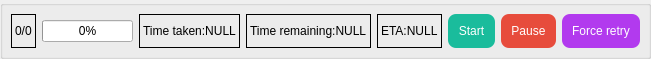
          <widget class="QGroupBox" name="groupBox_Progress">
           <property name="sizePolicy">
            <sizepolicy hsizetype="Preferred" vsizetype="Fixed">
             <horstretch>0</horstretch>
             <verstretch>0</verstretch>
            </sizepolicy>
           </property>
           <property name="minimumSize">
            <size>
             <width>0</width>
             <height>0</height>
            </size>
           </property>
           <property name="maximumSize">
            <size>
             <width>16777215</width>
             <height>55</height>
            </size>
           </property>
           <property name="title">
            <string/>
           </property>
           <layout class="QGridLayout" name="gridLayout_11">
            <property name="leftMargin">
             <number>8</number>
            </property>
            <property name="topMargin">
             <number>8</number>
            </property>
            <property name="rightMargin">
             <number>8</number>
            </property>
            <property name="bottomMargin">
             <number>8</number>
            </property>
            <item row="0" column="5">
             <widget class="QPushButton" name="pushButton_Start">
              <property name="sizePolicy">
               <sizepolicy hsizetype="Fixed" vsizetype="Fixed">
                <horstretch>0</horstretch>
                <verstretch>0</verstretch>
               </sizepolicy>
              </property>
              <property name="minimumSize">
               <size>
                <width>0</width>
                <height>0</height>
               </size>
              </property>
              <property name="maximumSize">
               <size>
                <width>16777215</width>
                <height>16777215</height>
               </size>
              </property>
              <property name="toolTip">
               <string/>
              </property>
              <property name="styleSheet">
               <string notr="true">QPushButton{
background-color: rgb(26, 188, 156);
color: rgb(255, 255, 255);
border-style:outset;
border-radius:8px;
padding:10px;
}
QPushButton:hover{
background-color: rgb(29, 214, 177);
color: rgb(255, 255, 255);
border-style:outset;
border-radius:8px;
padding:10px;
}
QPushButton:pressed{
background-color: rgb(23, 173, 143);
color: rgb(255, 255, 255);
border-style:outset;
border-radius:8px;
padding:10px;
}
QPushButton:disabled{
background-color: rgb(166, 166, 166);
color: rgb(255, 255, 255);
border-style:outset;
border-radius:8px;
padding:10px;
}</string>
              </property>
              <property name="text">
               <string>Start</string>
              </property>
              <property name="icon">
               <iconset resource="icon.qrc">
                <normaloff>:/new/prefix1/icon/icon_main.png</normaloff>:/new/prefix1/icon/icon_main.png</iconset>
              </property>
              <property name="iconSize">
               <size>
                <width>25</width>
                <height>25</height>
               </size>
              </property>
             </widget>
            </item>
            <item row="0" column="1">
             <widget class="QProgressBar" name="progressBar">
              <property name="value">
               <number>0</number>
              </property>
              <property name="format">
               <string notr="true">%p%</string>
              </property>
             </widget>
            </item>
            <item row="0" column="4">
             <widget class="QLabel" name="label_ETA">
              <property name="sizePolicy">
               <sizepolicy hsizetype="Fixed" vsizetype="Preferred">
                <horstretch>0</horstretch>
                <verstretch>0</verstretch>
               </sizepolicy>
              </property>
              <property name="frameShape">
               <enum>QFrame::Box</enum>
              </property>
              <property name="lineWidth">
               <number>1</number>
              </property>
              <property name="text">
               <string>ETA:NULL</string>
              </property>
             </widget>
            </item>
            <item row="0" column="0">
             <widget class="QLabel" name="label_progressBar_filenum">
              <property name="sizePolicy">
               <sizepolicy hsizetype="Fixed" vsizetype="Preferred">
                <horstretch>0</horstretch>
                <verstretch>0</verstretch>
               </sizepolicy>
              </property>
              <property name="toolTip">
               <string>Finished/Total</string>
              </property>
              <property name="frameShape">
               <enum>QFrame::Box</enum>
              </property>
              <property name="frameShadow">
               <enum>QFrame::Plain</enum>
              </property>
              <property name="lineWidth">
               <number>1</number>
              </property>
              <property name="text">
               <string notr="true">0/0</string>
              </property>
             </widget>
            </item>
            <item row="0" column="2">
             <widget class="QLabel" name="label_TimeCost">
              <property name="sizePolicy">
               <sizepolicy hsizetype="Fixed" vsizetype="Preferred">
                <horstretch>0</horstretch>
                <verstretch>0</verstretch>
               </sizepolicy>
              </property>
              <property name="frameShape">
               <enum>QFrame::Box</enum>
              </property>
              <property name="lineWidth">
               <number>1</number>
              </property>
              <property name="text">
               <string>Time taken:NULL</string>
              </property>
             </widget>
            </item>
            <item row="0" column="7">
             <widget class="QPushButton" name="pushButton_ForceRetry">
              <property name="enabled">
               <bool>true</bool>
              </property>
              <property name="sizePolicy">
               <sizepolicy hsizetype="Fixed" vsizetype="Fixed">
                <horstretch>0</horstretch>
                <verstretch>0</verstretch>
               </sizepolicy>
              </property>
              <property name="toolTip">
               <string>In some cases, the Engine process can get stuck.

When you find that the [Scale and denoise] progress has 
not changed for a long time, it is recommended that you 
perform a forced retry to remove the stuck.

You can try using [Force Retry] to end the Engine process 
and restart it, and the entire [Scale and denoise] process 
will not be interrupted and will continue.</string>
              </property>
              <property name="styleSheet">
               <string notr="true">QPushButton{
background-color: rgb(178, 58, 238);
color: rgb(255, 255, 255);
border-style:outset;
border-radius:8px;
padding:10px;
}
QPushButton:hover{
background-color: rgb(191, 62, 255);
color: rgb(255, 255, 255);
border-style:outset;
border-radius:8px;
padding:10px;
}
QPushButton:pressed{
background-color: rgb(154, 50, 205);
color: rgb(255, 255, 255);
border-style:outset;
border-radius:8px;
padding:10px;
}
QPushButton:disabled{
background-color: rgb(166, 166, 166);
color: rgb(255, 255, 255);
border-style:outset;
border-radius:8px;
padding:10px;
}</string>
              </property>
              <property name="text">
               <string>Force retry</string>
              </property>
              <property name="icon">
               <iconset resource="icon.qrc">
                <normaloff>:/new/prefix1/icon/refresh.png</normaloff>:/new/prefix1/icon/refresh.png</iconset>
              </property>
              <property name="iconSize">
               <size>
                <width>25</width>
                <height>25</height>
               </size>
              </property>
             </widget>
            </item>
            <item row="0" column="6">
             <widget class="QPushButton" name="pushButton_Stop">
              <property name="sizePolicy">
               <sizepolicy hsizetype="Fixed" vsizetype="Fixed">
                <horstretch>0</horstretch>
                <verstretch>0</verstretch>
               </sizepolicy>
              </property>
              <property name="maximumSize">
               <size>
                <width>16777215</width>
                <height>16777215</height>
               </size>
              </property>
              <property name="styleSheet">
               <string notr="true">QPushButton{
background-color: rgb(231, 76, 60);
color: rgb(255, 255, 255);
border-style:outset;
border-radius:8px;
padding:10px;
}
QPushButton:hover{
background-color: rgb(255, 102, 64);
color: rgb(255, 255, 255);
border-style:outset;
border-radius:8px;
padding:10px;
}
QPushButton:pressed{
background-color: rgb(204, 65, 53);
color: rgb(255, 255, 255);
border-style:outset;
border-radius:8px;
padding:10px;
}
QPushButton{
background-color: rgb(231, 76, 60);
color: rgb(255, 255, 255);
border-style:outset;
border-radius:8px;
padding:10px;
}
QPushButton:hover{
background-color: rgb(255, 102, 64);
color: rgb(255, 255, 255);
border-style:outset;
border-radius:8px;
padding:10px;
}
QPushButton:disabled{
	background-color: rgb(166, 166, 166);
color: rgb(255, 255, 255);
border-style:outset;
border-radius:8px;
padding:10px;
}</string>
              </property>
              <property name="text">
               <string>Pause</string>
              </property>
              <property name="icon">
               <iconset resource="icon.qrc">
                <normaloff>:/new/prefix1/icon/pause-button.png</normaloff>:/new/prefix1/icon/pause-button.png</iconset>
              </property>
              <property name="iconSize">
               <size>
                <width>25</width>
                <height>25</height>
               </size>
              </property>
             </widget>
            </item>
            <item row="0" column="3">
             <widget class="QLabel" name="label_TimeRemain">
              <property name="sizePolicy">
               <sizepolicy hsizetype="Fixed" vsizetype="Preferred">
                <horstretch>0</horstretch>
                <verstretch>0</verstretch>
               </sizepolicy>
              </property>
              <property name="frameShape">
               <enum>QFrame::Box</enum>
              </property>
              <property name="lineWidth">
               <number>1</number>
              </property>
              <property name="text">
               <string>Time remaining:NULL</string>
              </property>
             </widget>
            </item>
           </layout>
          </widget>
